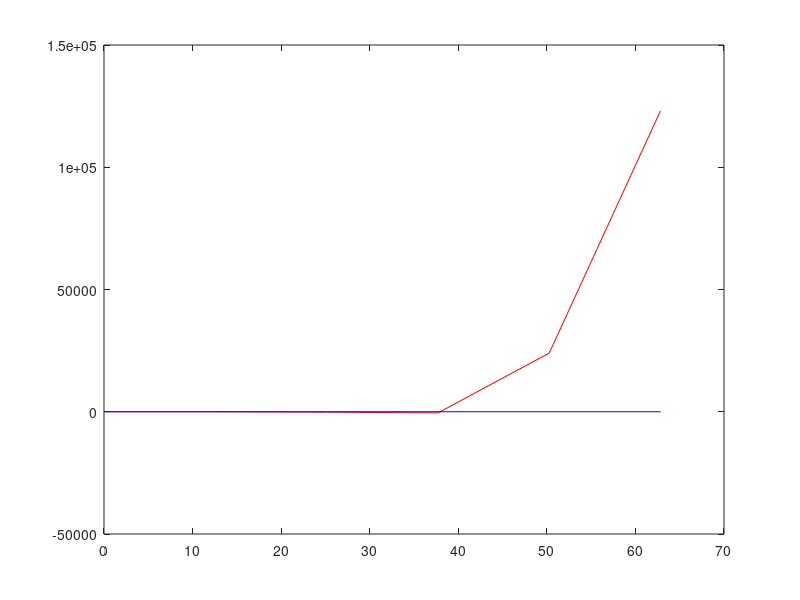

This figure's MATLAB source:
clear; close all;
% Use Euler's method to solve the harmonic oscillator equation

% set the angular frequency
w=1;

% decide how long to follow the motion, 10 periods in this case
tfinal=2*pi/w*10;

% choose the number of time steps to take
N=input(' Enter the number of time steps to take - ')

% Pre-allocate the arrays to make the code faster
t=zeros(1,N+1);
x=zeros(1,N+1);
v=zeros(1,N+1);

% calculate the time step
tau=tfinal/N;

% initialize the time array
t(1)=0;

% set the initial values of position and velocity
x(1)=1;v(1)=0;

% Do Euler's method for N time steps
for n=1:N
  t(n+1)=n*tau;
  x(n+1)=x(n) + v(n)*tau;
  v(n+1)=v(n) - w^2*x(n)*tau;
end

% plot the result and compare it with the exact solution
% which is x(t)=cos(w*t)
plot(t,x,'r-',t,cos(w*t),'b-')
